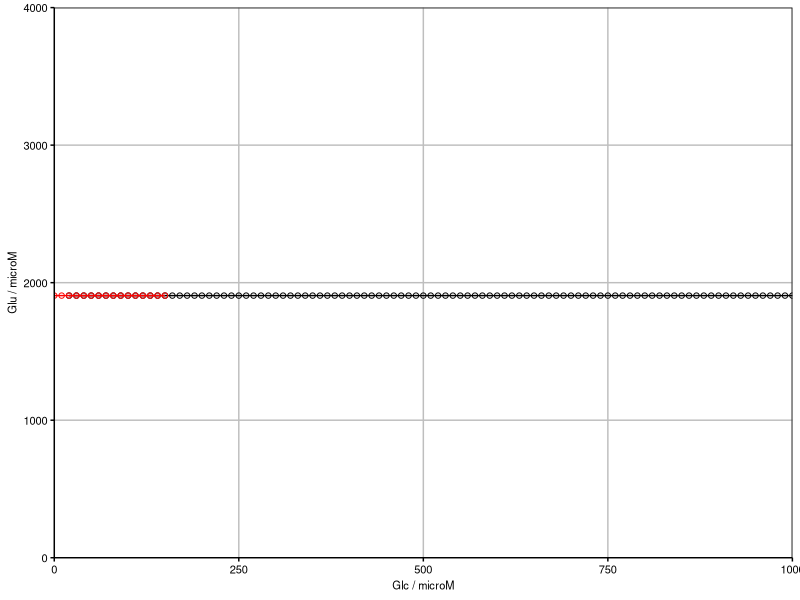
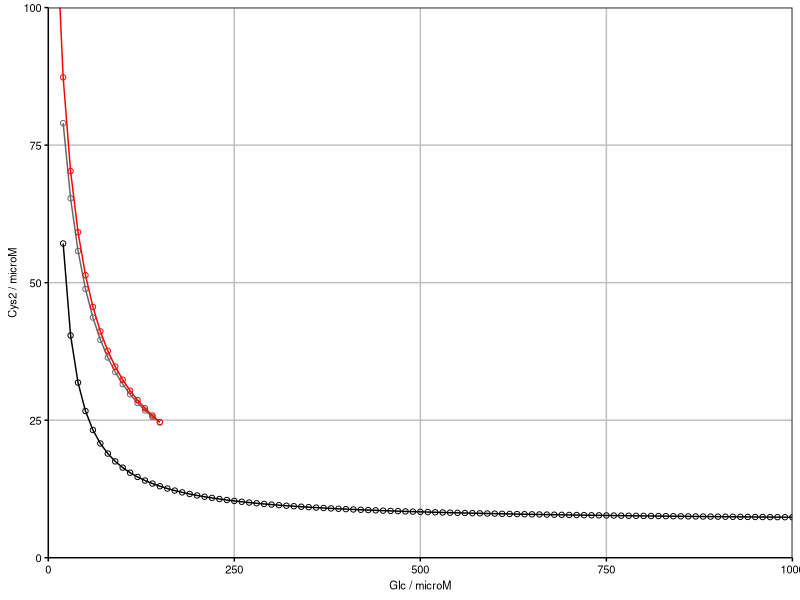
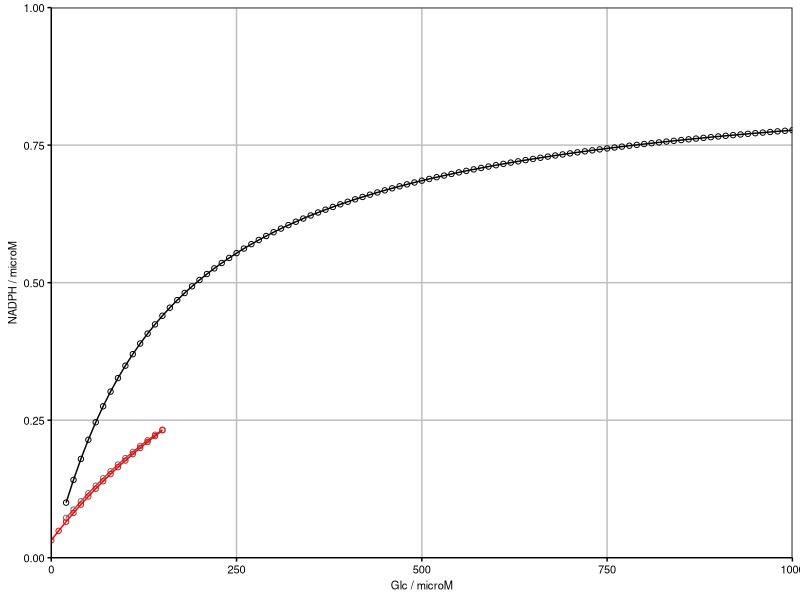
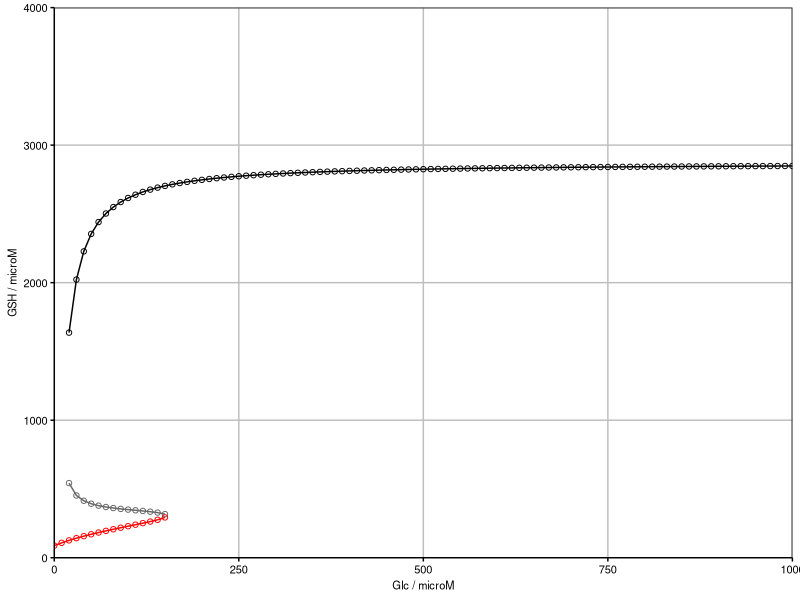
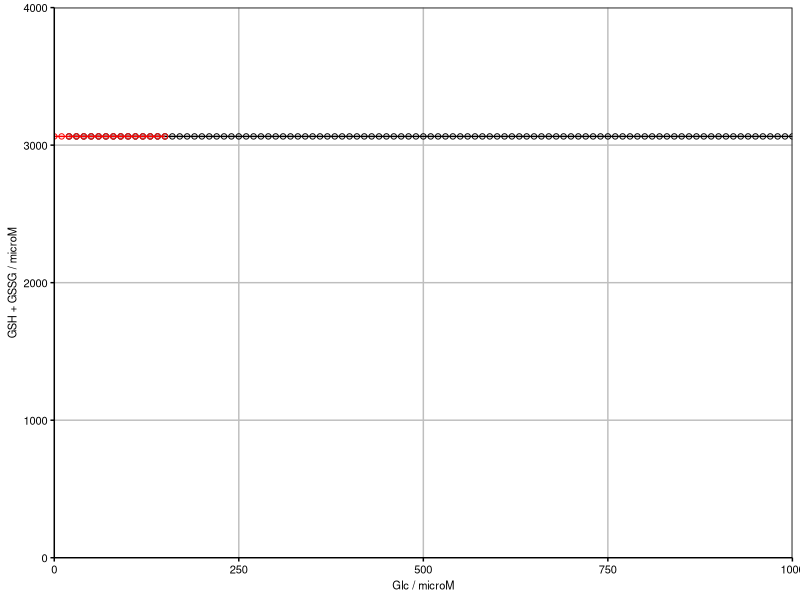
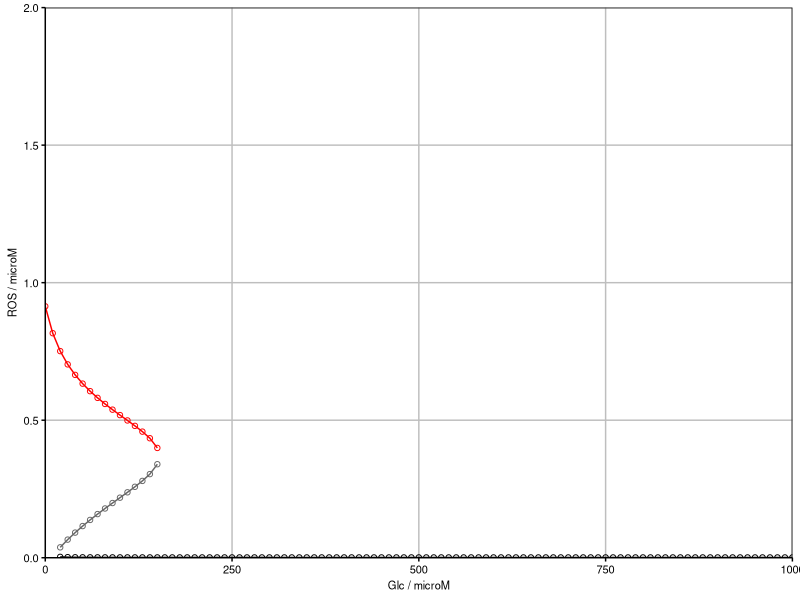

Source code (R) for these figures, in order:
##### read data
#### set working directory
# setwd("D:/Lab_SHC_files/ROS_model/008_afterChiaChouMod/003_fig3")

#### read data
sol <- read.table("ROS_v6_BifurcationGlc_solve_2-1_out.txt", header = TRUE, sep = "\t") 

#### convert from character type to numeric type
sol <- apply(sol, MARGIN = 2, FUN = as.numeric)
sol <- as.data.frame(sol)

#### compute rates
sol$gshsynrate <- sol$kGshPro * sol$cysmax * sol$glumax
sol$gshregrate <- 2 * sol$kGshRed * sol$gssgmin * sol$nadphmax

##### libraries
library("ggplot2")
library("cowplot")
library("viridis")
library("ggrepel")

##### plot themes
gtheme <- theme(
	axis.line = element_line(color = "black"), 
	axis.ticks = element_line(color = "black"), 
	axis.text = element_text(color = "black", size = 8), 
	axis.title = element_text(color = "black", size = 8), 
	legend.key = element_rect(fill = "white"), 
	legend.text = element_text(color = "black", size = 8), 
	legend.title = element_text(color = "black", size = 8), 
	panel.grid.major = element_line(color = "grey"), 
	panel.grid.minor = element_line(color = NA), 
	panel.background = element_rect(fill = "white"), 
	panel.border = element_rect(fill = NA, color = "black"), 
	plot.title = element_text(color = "black", size = 8),
	strip.background = element_rect(colour = "black", fill = "white"),
	strip.text.x = element_text(color = "black", size = 8),
	strip.text.y = element_text(color = "black", size = 8))
	
##### plot data
#### Glu
p1a <- ggplot(data = sol[3:101, ], aes(x = glc, y = glumax))
p1b1 <- p1a + geom_point(shape = 1) + geom_path() + coord_cartesian(ylim = c(0, 4000))
p1b2 <- p1b1 + geom_point(data = sol[3:16, ], aes(y = glumd), shape = 1, color = "grey40") + geom_path(data = sol[3:16, ], aes(y = glumd), color = "grey40")
p1b3 <- p1b2 + geom_point(data = sol[1:16, ], aes(y = glumax), shape = 1, color = "red") + geom_path(data = sol[1:16, ], aes(y = glumax), color = "red")
p1c <- p1b3 + scale_x_continuous(expan = c(0, 0), name = "Glc / microM") + scale_y_continuous(expan = c(0, 0), name = "Glu / microM")
p1d <- p1c + gtheme + theme(legend.position = "none")
p1d

#### Cys2
p2a <- ggplot(data = sol[3:101, ], aes(x = glc, y = cys2min))
p2b1 <- p2a + geom_point(shape = 1) + geom_path() + coord_cartesian(ylim = c(0, 100))
p2b2 <- p2b1 + geom_point(data = sol[3:16, ], aes(y = cys2md), shape = 1, color = "grey40") + geom_path(data = sol[3:16, ], aes(y = cys2md), color = "grey40")
p2b3 <- p2b2 + geom_point(data = sol[1:16, ], aes(y = cys2max), shape = 1, color = "red") + geom_path(data = sol[1:16, ], aes(y = cys2max), color = "red")
p2c <- p2b3 + scale_x_continuous(expan = c(0, 0), name = "Glc / microM") + scale_y_continuous(expan = c(0, 0), name = "Cys2 / microM")
p2d <- p2c + gtheme + theme(legend.position = "none") 
p2d
  
#### NADPH
p3a <- ggplot(data = sol[3:101, ], aes(x = glc, y = nadphmax))
p3b1 <- p3a + geom_point(shape = 1) + geom_path() + coord_cartesian(ylim = c(0, 1))
p3b2 <- p3b1 + geom_point(data = sol[3:16, ], aes(y = nadphmd), shape = 1, color = "grey40") + geom_path(data = sol[3:16, ], aes(y = nadphmd), color = "grey40")
p3b3 <- p3b2 + geom_point(data = sol[1:16, ], aes(y = nadphmin), shape = 1, color = "red") + geom_path(data = sol[1:16, ], aes(y = nadphmin), color = "red")
p3c <- p3b3 + scale_x_continuous(expan = c(0, 0), name = "Glc / microM") + scale_y_continuous(expan = c(0, 0), name = "NADPH / microM")
p3d <- p3c + gtheme + theme(legend.position = "none") 
p3d

#### GSH
p4a <- ggplot(data = sol[3:101, ], aes(x = glc, y = gshmax))
p4b1 <- p4a + geom_point(shape = 1) + geom_path() + coord_cartesian(ylim = c(0, 4000))
p4b2 <- p4b1 + geom_point(data = sol[3:16, ], aes(y = gshmd), shape = 1, color = "grey40") + geom_path(data = sol[3:16, ], aes(y = gshmd), color = "grey40")
p4b3 <- p4b2 + geom_point(data = sol[1:16, ], aes(y = gshmin), shape = 1, color = "red") + geom_path(data = sol[1:16, ], aes(y = gshmin), color = "red")
p4c <- p4b3 + scale_x_continuous(expan = c(0, 0), name = "Glc / microM") + scale_y_continuous(expan = c(0, 0), name = "GSH / microM")
p4d <- p4c + gtheme + theme(legend.position = "none") 
p4d

#### GSH + GSSG
p5a <- ggplot(data = sol[3:101, ], aes(x = glc, y = (gshmax + 2 * gssgmin)))
p5b1 <- p5a + geom_point(shape = 1) + geom_path() + coord_cartesian(ylim = c(0, 4000))
p5b2 <- p5b1 + geom_point(data = sol[3:16, ], aes(y = gshmd + 2 * gssgmd), shape = 1, color = "grey40") + geom_path(data = sol[3:16, ], aes(y = gshmd + 2 * gssgmd), color = "grey40")
p5b3 <- p5b2 + geom_point(data = sol[1:16, ], aes(y = gshmin + 2 * gssgmax), shape = 1, color = "red") + geom_path(data = sol[1:16, ], aes(y = gshmin + 2 * gssgmax), color = "red")
p5c <- p5b3 + scale_x_continuous(expan = c(0, 0), name = "Glc / microM") + scale_y_continuous(expan = c(0, 0), name = "GSH + GSSG / microM")
p5d <- p5c + gtheme + theme(legend.position = "none") 
p5d

#### ROS
p6a <- ggplot(data = sol[3:101, ], aes(x = glc, y = rosmin))
p6b1 <- p6a + geom_point(shape = 1) + geom_path() + coord_cartesian(ylim = c(0, 2))
p6b2 <- p6b1 + geom_point(data = sol[3:16, ], aes(y = rosmd), shape = 1, color = "grey40") + geom_path(data = sol[3:16, ], aes(y = rosmd), color = "grey40")
p6b3 <- p6b2 + geom_point(data = sol[1:16, ], aes(y = rosmax), shape = 1, color = "red") + geom_path(data = sol[1:16, ], aes(y = rosmax), color = "red")
p6c <- p6b3 + scale_x_continuous(expan = c(0, 0), name = "Glc / microM") + scale_y_continuous(expan = c(0, 0), name = "ROS / microM")
p6d <- p6c + gtheme + theme(legend.position = "none") 
p6d

##### assemble subplots
ap1a <- plot_grid(p4d, p6d, ncol = 1, align = "hv", axis = "tblr")

ggsave2("ROS_v6_BifurcationGlc_solve_2-1.pdf", width = 2, height = 2.4, units = "in", dpi = 600)
